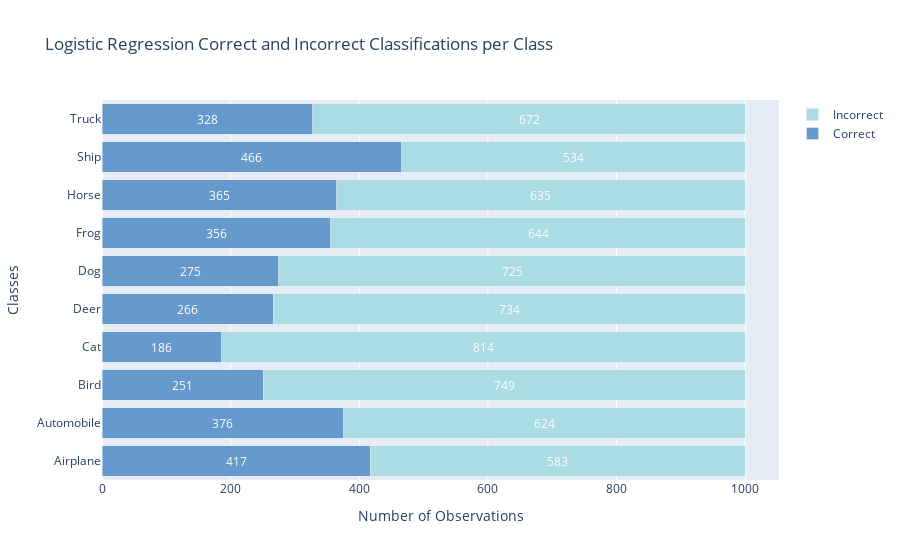

Notebook code for this chart:
### Code cell
# Make predictions using the Logistic Regression model
y_pred_log = best_log.predict(x_test_sub)

# Compute the confusion matrix
conf_matrix_log = confusion_matrix(y_test_sub, y_pred_log)

# Calculate correct and incorrect classifications for each class
correct_log = np.diag(conf_matrix_log)
incorrect_log = np.sum(conf_matrix_log, axis=1) - correct_log

# Define CIFAR-10 classes
classes = ["Airplane", "Automobile", "Bird", "Cat", "Deer", "Dog", "Frog", "Horse", "Ship", "Truck"]

# Define colors for the bars
light_blue = '#6699cc' 
dark_blue = '#abdbe3'

# Create a horizontal stacked bar chart using Plotly
fig = go.Figure(data=[
    go.Bar(name='Correct', y=classes, x=correct_log, marker_color=light_blue, orientation='h'),
    go.Bar(name='Incorrect', y=classes, x=incorrect_log, marker_color=dark_blue, orientation='h')
])

# Change the bar mode
fig.update_layout(barmode='stack', title='Logistic Regression Correct and Incorrect Classifications per Class',
                  yaxis_title='Classes', xaxis_title='Number of Observations')

# Add labels to the bars
for i in range(len(classes)):
    fig.add_annotation(x=correct_log[i]/2, y=classes[i],
                       text=str(correct_log[i]),
                       showarrow=False,
                       font=dict(color='white'))
    fig.add_annotation(x=correct_log[i] + incorrect_log[i]/2, y=classes[i],
                       text=str(incorrect_log[i]),
                       showarrow=False,
                       font=dict(color='white'))

# Show the figure
fig.show()

### Figure 1 — Plotly figure (JSON) as saved in the notebook; plotly's stock layout.template omitted (floating-point values rounded to 4 significant figures)
{"data": [{"marker": {"color": "#6699cc"}, "name": "Correct", "orientation": "h", "type": "bar", "x": [417, 376, 251, 186, 266, 275, 356, 365, 466, 328], "y": ["Airplane", "Automobile", "Bird", "Cat", "Deer", "Dog", "Frog", "Horse", "Ship", "Truck"]}, {"marker": {"color": "#abdbe3"}, "name": "Incorrect", "orientation": "h", "type": "bar", "x": [583, 624, 749, 814, 734, 725, 644, 635, 534, 672], "y": ["Airplane", "Automobile", "Bird", "Cat", "Deer", "Dog", "Frog", "Horse", "Ship", "Truck"]}], "layout": {"annotations": [{"font": {"color": "white"}, "showarrow": false, "text": "417", "x": 208.5, "y": "Airplane"}, {"font": {"color": "white"}, "showarrow": false, "text": "583", "x": 708.5, "y": "Airplane"}, {"font": {"color": "white"}, "showarrow": false, "text": "376", "x": 188, "y": "Automobile"}, {"font": {"color": "white"}, "showarrow": false, "text": "624", "x": 688, "y": "Automobile"}, {"font": {"color": "white"}, "showarrow": false, "text": "251", "x": 125.5, "y": "Bird"}, {"font": {"color": "white"}, "showarrow": false, "text": "749", "x": 625.5, "y": "Bird"}, {"font": {"color": "white"}, "showarrow": false, "text": "186", "x": 93, "y": "Cat"}, {"font": {"color": "white"}, "showarrow": false, "text": "814", "x": 593, "y": "Cat"}, {"font": {"color": "white"}, "showarrow": false, "text": "266", "x": 133, "y": "Deer"}, {"font": {"color": "white"}, "showarrow": false, "text": "734", "x": 633, "y": "Deer"}, {"font": {"color": "white"}, "showarrow": false, "text": "275", "x": 137.5, "y": "Dog"}, {"font": {"color": "white"}, "showarrow": false, "text": "725", "x": 637.5, "y": "Dog"}, {"font": {"color": "white"}, "showarrow": false, "text": "356", "x": 178, "y": "Frog"}, {"font": {"color": "white"}, "showarrow": false, "text": "644", "x": 678, "y": "Frog"}, {"font": {"color": "white"}, "showarrow": false, "text": "365", "x": 182.5, "y": "Horse"}, {"font": {"color": "white"}, "showarrow": false, "text": "635", "x": 682.5, "y": "Horse"}, {"font": {"color": "white"}, "showarrow": false, "text": "466", "x": 233, "y": "Ship"}, {"font": {"color": "white"}, "showarrow": false, "text": "534", "x": 733, "y": "Ship"}, {"font": {"color": "white"}, "showarrow": false, "text": "328", "x": 164, "y": "Truck"}, {"font": {"color": "white"}, "showarrow": false, "text": "672", "x": 664, "y": "Truck"}], "barmode": "stack", "title": {"text": "Logistic Regression Correct and Incorrect Classifications per Class"}, "xaxis": {"title": {"text": "Number of Observations"}}, "yaxis": {"title": {"text": "Classes"}}}}
